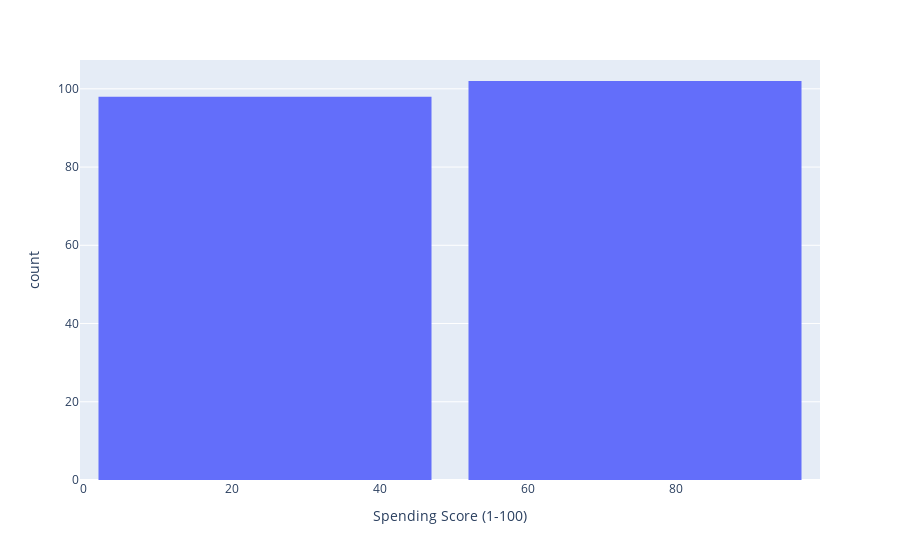

The notebook cell this image was saved under:
### Markdown cell above
### lets check the distribution of Spending Score (1-100) in our dataset:-

### Code cell
plt.figure(figsize=(15,8))
fig = px.histogram(customer_data, x="Spending Score (1-100)", nbins=4)
fig.update_layout(bargap=0.1)
fig.show()

### Figure 1 — Plotly figure (JSON) as saved in the notebook; plotly's stock layout.template omitted (floating-point values rounded to 4 significant figures; data arrays with more than 128 entries replaced by an {"elided": "..."} marker saying what was removed)
{"data": [{"alignmentgroup": "True", "bingroup": "x", "hovertemplate": "Spending Score (1-100)=%{x}<br>count=%{y}<extra></extra>", "legendgroup": "", "marker": {"color": "#636efa", "pattern": {"shape": ""}}, "name": "", "nbinsx": 4, "offsetgroup": "", "orientation": "v", "showlegend": false, "type": "histogram", "x": {"elided": "200 int values"}, "xaxis": "x", "yaxis": "y"}], "layout": {"bargap": 0.1, "barmode": "relative", "legend": {"tracegroupgap": 0}, "margin": {"t": 60}, "xaxis": {"anchor": "y", "domain": [0, 1], "title": {"text": "Spending Score (1-100)"}}, "yaxis": {"anchor": "x", "domain": [0, 1], "title": {"text": "count"}}}}
